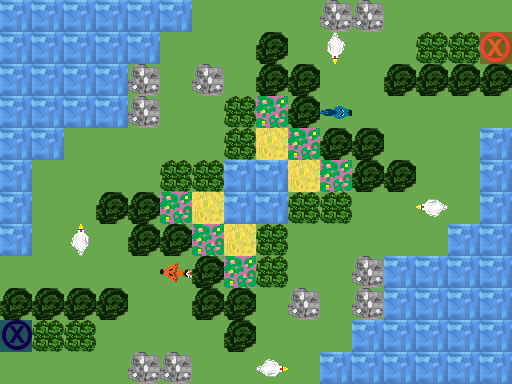

This game map was drawn from its Tiled (.tmx) file and the tilesets committed beside it. A one-line description and the full map source follow:
An orthogonal 16x12 tile map with 32x32 px tiles, 3 tile layers (Ground, Obstacles, Objects), 1 hidden layer not drawn.

<map version="1.0" orientation="orthogonal" renderorder="right-down" width="16" height="12" tilewidth="32" tileheight="32" nextobjectid="1">
 <tileset firstgid="1" name="TilesetPlaceholder" tilewidth="32" tileheight="32" tilecount="240" columns="10">
  <image source="../../Tileset.png" width="320" height="768" />
 </tileset>
 <layer name="Ground" width="16" height="12">
  <data encoding="csv">
5,5,5,5,5,5,1,1,1,1,1,1,1,1,1,1,
5,5,5,5,5,1,1,1,1,1,1,1,1,1,1,1,
5,5,5,5,1,1,1,1,1,1,1,1,1,1,1,1,
5,5,5,5,1,1,1,1,3,1,1,1,1,1,1,1,
5,5,1,1,1,1,1,1,2,3,1,1,1,1,1,5,
5,1,1,1,1,1,1,5,5,2,3,1,1,1,1,5,
5,1,1,1,1,3,2,5,5,1,1,1,1,1,1,5,
5,1,1,1,1,1,3,2,1,1,1,1,1,1,5,5,
1,1,1,1,1,1,1,3,1,1,1,1,5,5,5,5,
1,1,1,1,1,1,1,1,1,1,1,1,5,5,5,5,
1,1,1,1,1,1,1,1,1,1,1,5,5,5,5,5,
1,1,1,1,1,1,1,1,1,1,5,5,5,5,5,5
</data>
 </layer>
 <layer name="Obstacles" width="16" height="12">
  <data encoding="csv">
0,0,0,0,0,0,0,0,0,0,43,43,0,0,0,0,
0,0,0,0,0,0,0,0,42,0,0,0,0,44,44,0,
0,0,0,0,43,0,43,0,42,42,0,0,42,42,42,42,
0,0,0,0,43,0,0,44,0,42,0,0,0,0,0,0,
0,0,0,0,0,0,0,44,0,0,42,42,0,0,0,0,
0,0,0,0,0,44,44,0,0,0,0,42,42,0,0,0,
0,0,0,42,42,0,0,0,0,44,44,0,0,0,0,0,
0,0,0,0,42,42,0,0,44,0,0,0,0,0,0,0,
0,0,0,0,0,0,42,0,44,0,0,43,0,0,0,0,
42,42,42,42,0,0,42,42,0,43,0,43,0,0,0,0,
0,44,44,0,0,0,0,42,0,0,0,0,0,0,0,0,
0,0,0,0,43,43,0,0,0,0,0,0,0,0,0,0
</data>
 </layer>
 <layer name="Objects" width="16" height="12">
  <data encoding="csv">
0,0,0,0,0,0,0,0,0,0,0,0,0,0,0,0,
0,0,0,0,0,0,0,0,0,0,3221225657,0,0,0,0,181,
0,0,0,0,0,0,0,0,0,0,0,0,0,0,0,0,
0,0,0,0,0,0,0,0,0,0,2684354752,0,0,0,0,0,
0,0,0,0,0,0,0,0,0,0,0,0,0,0,0,0,
0,0,0,0,0,0,0,0,0,0,0,0,0,0,0,0,
0,0,0,0,0,0,0,0,0,0,0,0,0,1610612921,0,0,
0,0,185,0,0,0,0,0,0,0,0,0,0,0,0,0,
0,0,0,0,0,1610612927,0,0,0,0,0,0,0,0,0,0,
0,0,0,0,0,0,0,0,0,0,0,0,0,0,0,0,
182,0,0,0,0,0,0,0,0,0,0,0,0,0,0,0,
0,0,0,0,0,0,0,0,2684354745,0,0,0,0,0,0,0
</data>
 </layer>
 <layer name="Solution" width="16" height="12" visible="0">
  <data encoding="csv">
0,0,0,0,0,0,0,222,222,222,0,0,222,222,222,222,
0,0,0,0,0,222,222,222,0,222,222,222,222,0,0,0,
0,0,0,0,0,222,0,0,0,0,0,0,0,0,0,0,
0,0,0,0,0,222,0,0,0,0,0,231,232,232,0,0,
0,0,0,0,222,222,0,0,0,0,0,0,0,232,0,0,
0,0,222,222,222,0,0,0,0,0,0,0,0,232,0,0,
0,0,222,0,0,0,0,0,0,0,0,232,232,232,0,0,
0,0,222,0,0,0,0,0,0,0,233,232,0,0,0,0,
0,0,222,222,221,0,0,0,0,0,233,0,0,0,0,0,
0,0,0,0,0,0,0,0,0,0,233,0,0,0,0,0,
0,0,0,232,232,232,232,0,233,233,233,0,0,0,0,0,
233,233,233,232,0,0,233,233,233,0,0,0,0,0,0,0
</data>
 </layer>
</map>
